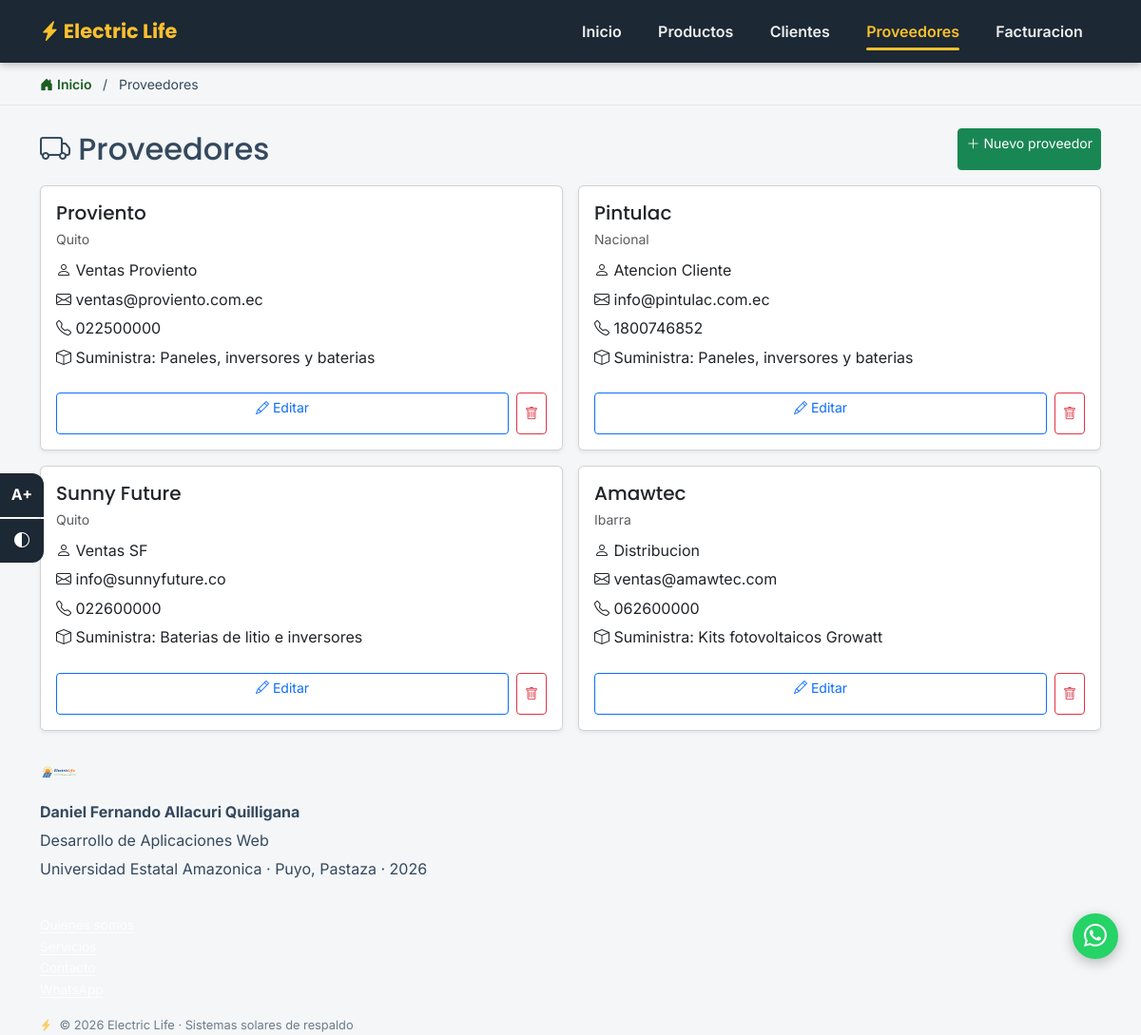
/proveedores, run on the app's committed database.
### tables this page shows
CREATE TABLE proveedores (
            id         INTEGER PRIMARY KEY AUTOINCREMENT,
            empresa    TEXT NOT NULL,
            contacto   TEXT NOT NULL,
            correo     TEXT NOT NULL,
            telefono   TEXT NOT NULL,
            ciudad     TEXT NOT NULL,
            suministra TEXT NOT NULL
        );

### app.py (the view)
@app.route("/proveedores")
def proveedores():
    return render_template("proveedores.html", titulo="Proveedores",
                           proveedores=db.listar_proveedores())

### db.py (called while the page is built)
def conectar():
    os.makedirs(CARPETA_DATOS, exist_ok=True)
    conn = sqlite3.connect(RUTA_BD, detect_types=sqlite3.PARSE_DECLTYPES)
    conn.row_factory = sqlite3.Row
    return conn

def listar_proveedores():
    conn = conectar()
    cursor = conn.cursor()
    cursor.execute("SELECT * FROM proveedores ORDER BY id")
    proveedores = cursor.fetchall()
    conn.close()
    return proveedores

### templates/proveedores.html (shortened to what this page needs)
{% extends "base.html" %}
{% block content %}
<div class="d-flex justify-content-between align-items-center mb-3 flex-wrap gap-2">
  <h2 class="mb-0"><i class="bi bi-truck"></i> Proveedores</h2>
  <a href="{{ url_for('proveedor_nuevo') }}" class="btn btn-success btn-sm">
    <i class="bi bi-plus-lg me-1" aria-hidden="true"></i>Nuevo proveedor
  </a>
</div>
<div class="row g-3">
  {% for prov in proveedores %}
  <div class="col-md-6">
    <div class="card shadow-sm h-100">
      <div class="card-body">
        <h5 class="card-title mb-1">{{ prov.empresa }}</h5>
        <p class="text-muted small mb-2">{{ prov.ciudad }}</p>
        <p class="mb-1"><i class="bi bi-person"></i> {{ prov.contacto }}</p>
        <p class="mb-1"><i class="bi bi-envelope"></i> {{ prov.correo|lower }}</p>
        <p class="mb-1"><i class="bi bi-telephone"></i> {{ prov.telefono }}</p>
        <p class="mb-0"><i class="bi bi-box"></i> Suministra: {{ prov.suministra }}</p>
      </div>
      <div class="card-footer bg-white border-0 d-flex gap-2 pb-3">
        <a href="{{ url_for('proveedor_editar', id=prov.id) }}"
           class="btn btn-outline-primary btn-sm flex-grow-1">
          <i class="bi bi-pencil me-1" aria-hidden="true"></i>Editar
        </a>
        <form method="post" action="{{ url_for('proveedor_eliminar', id=prov.id) }}"
              onsubmit="return confirm('Eliminar a &quot;{{ prov.empresa }}&quot;?');">
          <button type="submit" class="btn btn-outline-danger btn-sm"
                  title="Eliminar {{ prov.empresa }}">
            <i class="bi bi-trash" aria-hidden="true"></i>
          </button>
        </form>
      </div>
    </div>
  </div>
  {% endfor %}
</div>
{% endblock %}

### static/css/style.css (style rules this page uses)
:root { --verde: #2e7d32; --verde-claro: #43a047; --verde-oscuro: #1b5e20; --amarillo: #fbc02d; --amarillo-oscuro: #8a6500; --oscuro: #1c2833; --gris-bg: #f4f6f7; --blanco: #ffffff; --texto: #34495e; --texto-fuerte: #263238; --sombra: 0 4px 18px rgba(0,0,0,0.10); --foco: #0b5ed7; --error: #b02a37; --exito: #146c43; --radio: 12px; }
*, *::before, *::after { box-sizing: border-box; }
html { scroll-behavior: smooth; scroll-padding-top: 90px; }
body { font-family: 'Inter', system-ui, -apple-system, 'Segoe UI', sans-serif; color: var(--texto); background-color: var(--gris-bg); line-height: 1.65; }
h1, h2, h3, h4, h5 { font-family: 'Poppins', 'Inter', sans-serif; }
.btn, .social-btn, .navbar-toggler { min-height: 44px; }

### data on the page
proveedores: empresa "Proviento", ciudad "Quito", contacto "Ventas Proviento", correo "ventas@proviento.com.ec", telefono "022500000", suministra "Paneles, inversores y baterias"
proveedores: empresa "Pintulac", ciudad "Nacional", contacto "Atencion Cliente", correo "info@pintulac.com.ec", telefono "1800746852", suministra "Paneles, inversores y baterias"
proveedores: empresa "Sunny Future", ciudad "Quito", contacto "Ventas SF", correo "info@sunnyfuture.co", telefono "022600000", suministra "Baterias de litio e inversores"
proveedores: empresa "Amawtec", ciudad "Ibarra", contacto "Distribucion", correo "ventas@amawtec.com", telefono "062600000", suministra "Kits fotovoltaicos Growatt"

### other printed values
{{ titulo }} "Proveedores"
